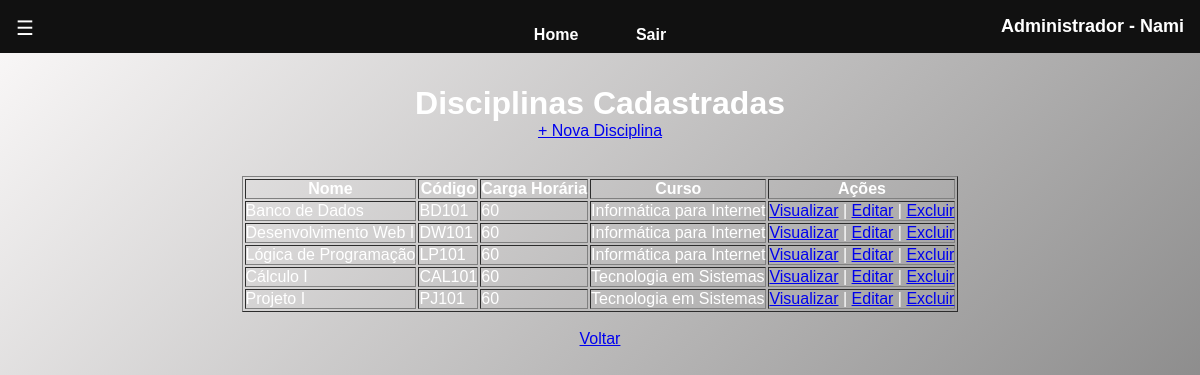
Page /scripts_php/adm/disciplinas/index.php (signed in) on the committed database.
### tables this page shows
CREATE TABLE usuarios (
    id INT AUTO_INCREMENT PRIMARY KEY,
    nome VARCHAR(100) NOT NULL,
    matricula VARCHAR(20) UNIQUE NOT NULL,
    senha VARCHAR(255) NOT NULL,
    tipo ENUM('aluno', 'professor', 'admin') NOT NULL,
    ativo BOOLEAN DEFAULT TRUE,
    criado_em TIMESTAMP DEFAULT CURRENT_TIMESTAMP
);

CREATE TABLE disciplinas (
    id INT AUTO_INCREMENT PRIMARY KEY,
    nome VARCHAR(100) NOT NULL,
    codigo VARCHAR(20) UNIQUE NOT NULL,
    carga_horaria INT NOT NULL,
    curso_id INT NOT NULL,
    FOREIGN KEY (curso_id) REFERENCES cursos(id)
);

CREATE TABLE cursos (
    id INT AUTO_INCREMENT PRIMARY KEY,
    nome VARCHAR(100) NOT NULL,
    codigo VARCHAR(20) UNIQUE NOT NULL,
    turno ENUM('matutino', 'vespertino', 'noturno', 'integral') NOT NULL,
    duracao_semestres INT NOT NULL,
    coordenador_id INT,
    FOREIGN KEY (coordenador_id) REFERENCES professores(id)
);

### scripts_php/adm/disciplinas/index.php (the view, shortened to what this page needs)
<?php
require_once __DIR__ . '/../../../public/includes/header_admin.php';
$stmt = $pdo->query("
    SELECT d.id, d.nome, d.codigo, d.carga_horaria, c.nome AS curso
    FROM disciplinas d
    JOIN cursos c ON d.curso_id = c.id
    ORDER BY c.nome, d.nome
");
$disciplinas = $stmt->fetchAll(PDO::FETCH_ASSOC);
?>
<main>
    <h1>Disciplinas Cadastradas</h1>
    <a href="criar.php" class="btn btn-primary">+ Nova Disciplina</a>
    <br><br>
    <?php if (empty($disciplinas)): ?>
        <p>Nenhuma disciplina cadastrada.</p>
    <?php else: ?>
        <table border="1" cellpadding="8" class="admin-table">
            <thead>
                <tr>
                    <th>Nome</th>
                    <th>Código</th>
                    <th>Carga Horária</th>
                    <th>Curso</th>
                    <th>Ações</th>
                </tr>
            </thead>
            <tbody>
                <?php foreach ($disciplinas as $d): ?>
                    <tr>
                        <td><?= htmlspecialchars($d['nome']) ?></td>
                        <td><?= htmlspecialchars($d['codigo']) ?></td>
                        <td><?= htmlspecialchars($d['carga_horaria']) ?></td>
                        <td><?= htmlspecialchars($d['curso']) ?></td>
                        <td class="actions">
                            <a href="visualizar.php?id=<?= $d['id'] ?>" class="btn btn-info">Visualizar</a> |
                            <a href="editar.php?id=<?= $d['id'] ?>" class="btn btn-warning">Editar</a> |
                            <a href="deletar.php?id=<?= $d['id'] ?>" class="btn btn-danger"
                               onclick="return confirm('Tem certeza que deseja excluir esta disciplina?')">Excluir</a>
                        </td>
                    </tr>
                <?php endforeach; ?>
            </tbody>
        </table>
    <?php endif; ?>
    <br>
    <a href="/public/php/painel_admin.php" class="btn btn-secondary">Voltar</a>
</main>
</body>
</html>

### public/includes/header_admin.php (shortened to what this page needs)
<?php
require_once(__DIR__ . '/../../aplicacao/config/conexao.php');
try {
    $stmt = $pdo->prepare("SELECT nome FROM usuarios WHERE id = ?");
    $stmt->execute([$_SESSION['usuario_id']]);
    $usuario = $stmt->fetch(PDO::FETCH_ASSOC);
} catch (Exception $e) {
    die("Erro ao acessar dados do usuário: " . $e->getMessage());
}
?>
<!DOCTYPE html>
<html lang="pt-BR">
<head>
    <link rel="stylesheet" href="/public/recursos/css/painel_admin.css" />
</head>
<body>
    <header>
        <button class="menu-btn" onclick="toggleSidebar()">☰</button>
        <nav>
            <ul>
                <li><a href="/public/php/painel_admin.php">Home</a></li>
                <li><a href="/scripts_php/logout.php">Sair</a></li>
            </ul>
        </nav>
        <h1>Administrador - <?php echo htmlspecialchars($usuario['nome']); ?></h1>
    </header>

### public/recursos/css/painel_admin.css (style rules this page uses)
* { margin: 0; padding: 0; box-sizing: border-box; }
body { font-family: 'Arial', sans-serif; background: linear-gradient(135deg, #fcfafa 0%, #707070 100%); color: #fff; min-height: 100vh; display: flex; flex-direction: column; }
header { display: flex; justify-content: space-between; align-items: center; background-color: #111; color: #fff; padding: 1rem; position: relative; }
.menu-btn { position: absolute; left: 1rem; top: 30%; font-size: 20px; background: none; color: white ; border: none; cursor: pointer; }
header ul { order: 2; display: flex; gap: 2rem; list-style: none; margin: 0 auto; padding: 0; position: absolute; left: 50%; transform: translateX(-50%); }
header h1 { order: 3; margin: 0; font-size: 18px; white-space: nowrap; }
header ul li a { color: #fff; text-decoration: none; font-weight: bold; font-size: 1rem; padding: 0.4rem 0.8rem; border-radius: 8px; transition: background-color 0.3s ease, transform 0.2s ease; }
main { position: relative; flex: 1; padding: 2rem; display: flex; flex-direction: column; align-items: center; }
main { transition: margin-left 0.3s; }

### rows in the picture
usuarios: nome "Nami"
disciplinas: nome "Banco de Dados", codigo "BD101", carga_horaria "60", curso.nome "Informática para Internet"
disciplinas: nome "Desenvolvimento Web I", codigo "DW101", carga_horaria "60", curso.nome "Informática para Internet"
disciplinas: nome "Lógica de Programação", codigo "LP101", carga_horaria "60", curso.nome "Informática para Internet"
disciplinas: nome "Cálculo I", codigo "CAL101", carga_horaria "60", curso.nome "Tecnologia em Sistemas"
disciplinas: nome "Projeto I", codigo "PJ101", carga_horaria "60", curso.nome "Tecnologia em Sistemas"
